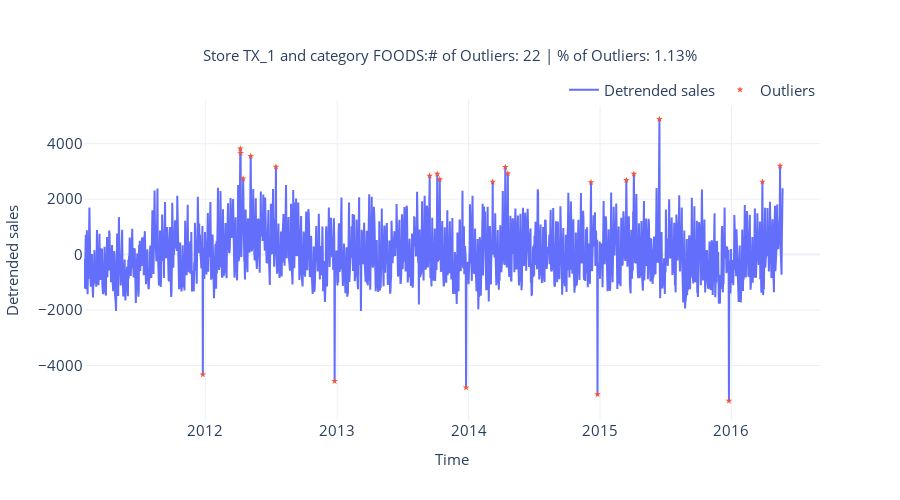

This figure's notebook cell:
### Code cell
# sample one of the store category to see how our outlier detection performs
fig = visualize_outliers("TX_1","FOODS")
format_plot(fig, xlabel="Time", ylabel="Detrended sales")
fig.show()

### Figure 1 — Plotly figure (JSON) as saved in the notebook; plotly's stock layout.template omitted (floating-point values rounded to 4 significant figures; data arrays with more than 128 entries replaced by an {"elided": "..."} marker saying what was removed)
{"data": [{"mode": "lines", "name": "Detrended sales", "type": "scatter", "x": {"elided": "1941 str values"}, "y": {"elided": "1941 float values"}}, {"marker": {"size": 5, "symbol": "star"}, "mode": "markers", "name": "Outliers", "type": "scatter", "x": ["2011-12-25T00:00:00", "2012-04-07T00:00:00", "2012-04-08T00:00:00", "2012-04-15T00:00:00", "2012-05-06T00:00:00", "2012-07-15T00:00:00", "2012-12-25T00:00:00", "2013-09-15T00:00:00", "2013-10-06T00:00:00", "2013-10-13T00:00:00", "2013-12-25T00:00:00", "2014-03-09T00:00:00", "2014-04-13T00:00:00", "2014-04-20T00:00:00", "2014-12-07T00:00:00", "2014-12-25T00:00:00", "2015-03-15T00:00:00", "2015-04-05T00:00:00", "2015-06-15T00:00:00", "2015-12-25T00:00:00", "2016-03-27T00:00:00", "2016-05-15T00:00:00"], "y": [-4326.0, 3819.0, 3663.0, 2739.0, 3553.0, 3167.0, -4564.0, 2842.0, 2910.0, 2718.0, -4800.0, 2624.0, 3152.0, 2925.0, 2609.0, -5039.0, 2683.0, 2910.0, 4885.0, -5275.0, 2628.0, 3198.0]}], "layout": {"autosize": true, "height": 500, "legend": {"font": {"size": 15}, "orientation": "h", "title": {}, "x": 1, "xanchor": "right", "y": 0.98, "yanchor": "bottom"}, "title": {"font": {"size": 15}, "text": "Store TX_1 and category FOODS:# of Outliers: 22 | % of Outliers: 1.13%", "x": 0.5, "xanchor": "center", "yanchor": "top"}, "width": 900, "xaxis": {"tickfont": {"size": 15}, "title": {"font": {"size": 15}, "text": "Time"}}, "yaxis": {"tickfont": {"size": 15}, "title": {"font": {"size": 15}, "text": "Detrended sales"}}}}
